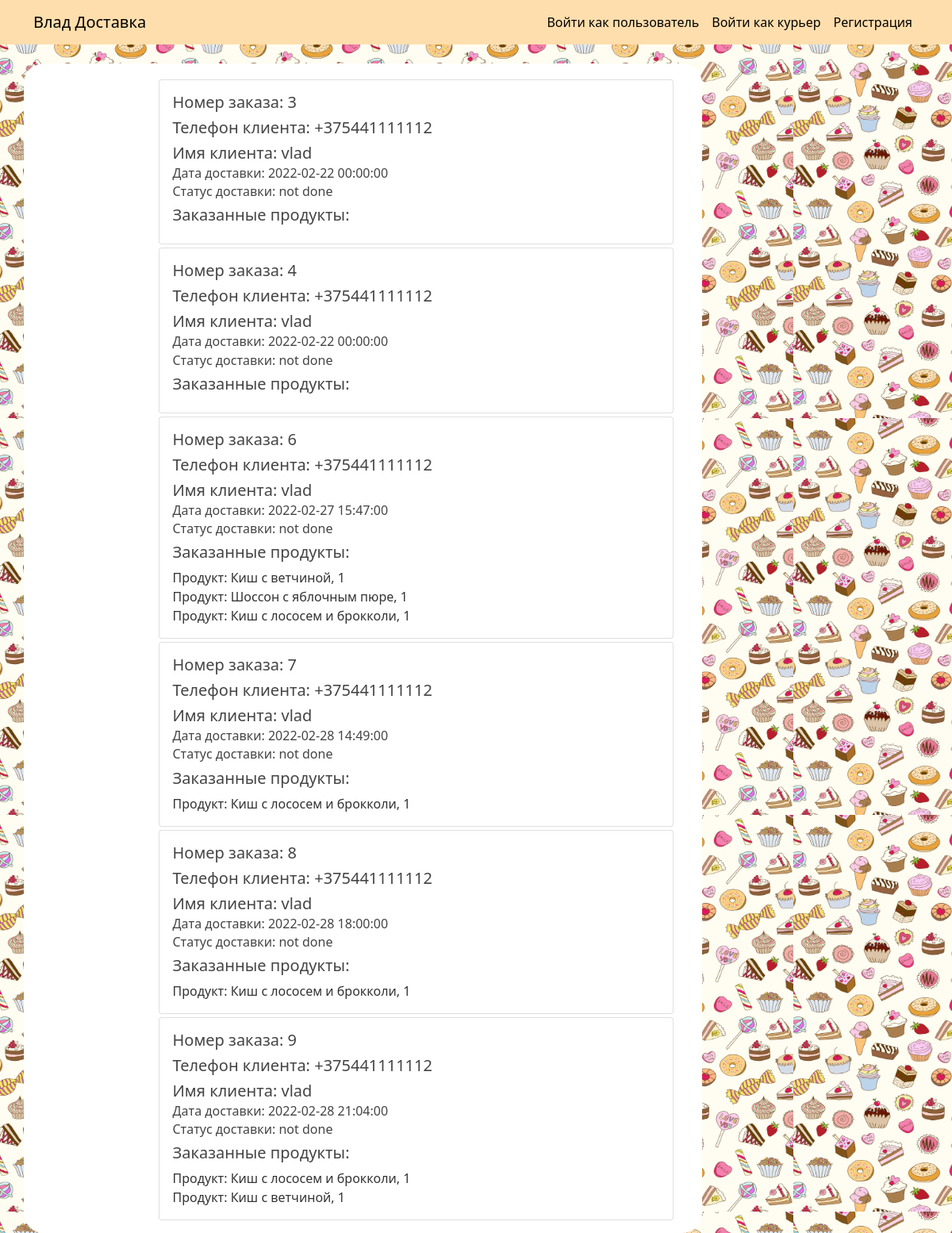
/all_orders, run on the app's committed database.
### bd_project/models.py (models this page shows, shortened)
class BaseModel(Model):
    id = PrimaryKeyField(unique=True)
    class Meta:
        database = db
        order_by = 'id'

class Order(BaseModel):
    user_id = ForeignKeyField(User, backref='orders', null=False)
    courier_id = ForeignKeyField(Courier, backref='orders', null=True)
    address = CharField(max_length=20, null=False)
    time_creation = DateTimeField(default=datetime.utcnow(), null=False)
    time_of_delivery = DateTimeField(null=False)
    status = CharField(max_length=10, default='not done')
    class Meta:
        db_table = 'Orders'

class User(BaseModel, UserMixin):
    username = CharField(max_length=20, unique=True, null=False)
    email = CharField(max_length=20, unique=True, null=False)
    phone = CharField(max_length=15, unique=True, null=False)
    address = CharField(max_length=20, null=False)
    password = CharField(max_length=60, null=False)
    class Meta:
        db_table = 'Users'

class OrderList(BaseModel):
    order_id = ForeignKeyField(Order, backref='products')
    product_id = ForeignKeyField(Product, backref='orders', null=False)
    amount = IntegerField(null=False)
    class Meta:
        db_table = 'OrderList'

class Product(BaseModel):
    name = CharField(unique=True, null=False)
    price = DoubleField(null=False)
    description = TextField(null=False)
    weight = IntegerField(null=False)
    image = CharField(null=False)
    category = ForeignKeyField(Categories, backref='category')
    class Meta:
        db_table = 'Products'

### bd_project/couriers/routes.py (the view)
@couriers.route('/all_orders')
def all_orders():
    orders = Order.select().where(Order.courier_id.is_null())
    return render_template('current_orders.html', orders=orders)

### bd_project/templates/current_orders.html (shortened to what this page needs)
{% extends 'layout.html' %}
{% block content %}
<div class="container">
    <div class="row">
        <div class="col-2">
        </div>
        <div class="col-10">
            {% if orders %}
            {% for order in orders %}
            {% if order.courier_id and session['courier'] %}
                {% if order.status == 'done' and order.courier_id %}
                <div class="card bg-color-done mt-1" style="width: 100%;">
                {% else %}
                <div class="card bg-color-not-done mt-1" style="width: 100%;">
                {% endif %}
            {% else %}
                <div class="card mt-1" style="width: 100%;">
            {% endif %}
                <div class="card-body">
                    <h5 class="card-title">Номер заказа: {{ order.id }}</h5>
                    <h5 class="card-title">Телефон клиента: {{ order.user_id.phone }}</h5>
                    <h5 class="card-title">Имя клиента: {{ order.user_id.username }}</h5>
                    <h6 class="card-subtitle mb-2">Дата доставки: {{ order.time_of_delivery }}</h6>
                    <h6 class="card-subtitle mb-2">Статус доставки: {{ order.status }}</h6>
                    <h5>Заказанные продукты:</h5>
                    {% for product in order.products %}
                    <span>Продукт: {{ product.product_id.name }}, {{ product.amount }} </span><br>
                    {% endfor %}
                </div>
            </div>
            {% endfor %}
            {% endif %}
        </div>
    </div>
</div>
{% endblock content %}

### bd_project/static/main.css (style rules this page uses)
body { background: #fafafa; color: #333333; margin-top: 5rem; }
h1, h2, h3, h4, h5, h6 { color: #444444; }
body { background-image: url("../static/background.png"); background-position: left, right; background-repeat: repeat; background-size: 1000px 500px; }

### data on the page
Order: id "3", user_id.phone "+375441111112", user_id.username "vlad", time_of_delivery "2022-02-22 00:00:00", status "not done"
Order: id "4", user_id.phone "+375441111112", user_id.username "vlad", time_of_delivery "2022-02-22 00:00:00", status "not done"
Order: id "6", user_id.phone "+375441111112", user_id.username "vlad", time_of_delivery "2022-02-27 15:47:00", status "not done"
OrderList: product_id.name "Киш с ветчиной", amount "1"
OrderList: product_id.name "Шоссон с яблочным пюре", amount "1"
OrderList: product_id.name "Киш с лососем и брокколи", amount "1"
Order: id "7", user_id.phone "+375441111112", user_id.username "vlad", time_of_delivery "2022-02-28 14:49:00", status "not done"
OrderList: product_id.name "Киш с лососем и брокколи", amount "1"
Order: id "8", user_id.phone "+375441111112", user_id.username "vlad", time_of_delivery "2022-02-28 18:00:00", status "not done"
OrderList: product_id.name "Киш с лососем и брокколи", amount "1"
Order: id "9", user_id.phone "+375441111112", user_id.username "vlad", time_of_delivery "2022-02-28 21:04:00", status "not done"
OrderList: product_id.name "Киш с лососем и брокколи", amount "1"
OrderList: product_id.name "Киш с ветчиной", amount "1"
